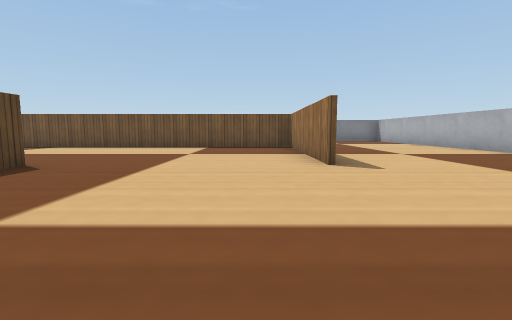
view 1 (above)

16 first-person views from a walk through a Webots world. The camera is 0.05 m above the floor, tilts 6° down and sees 85° across. The floor is counted in squares, 0.1 m on a side. Each view is taken from the middle of a square. On the plan, view 1 faces up. The plan holds only what a view shows up to about 9 squares ahead; the rest is blank. The robots in the file are not drawn. Simple shapes and patterns stand in for the simulator's stock objects.

view 2
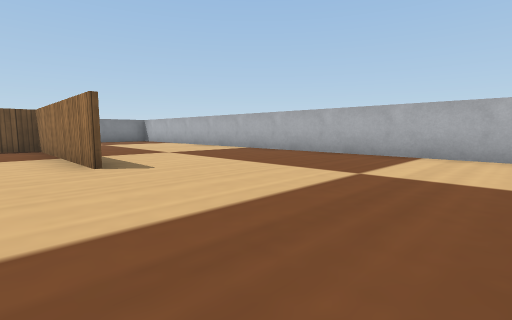

view 3
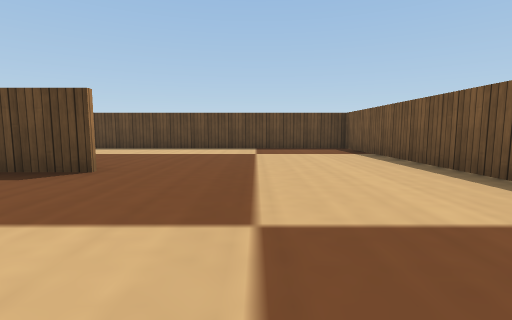

view 4
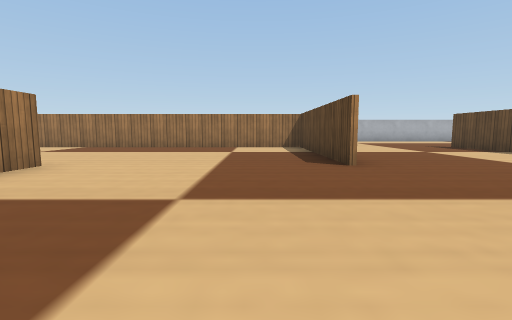

view 5
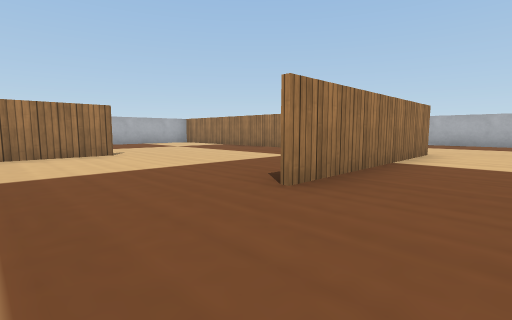

view 6
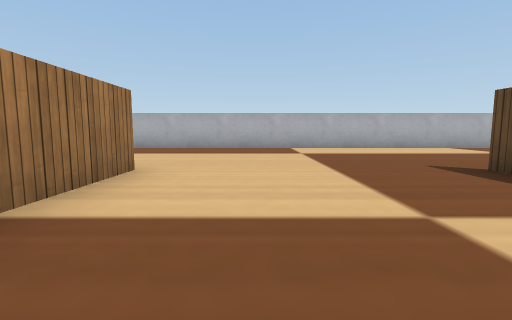

view 7
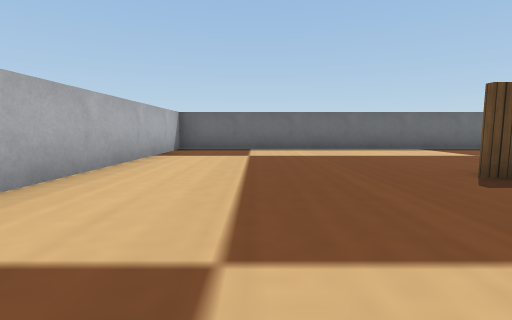

view 8
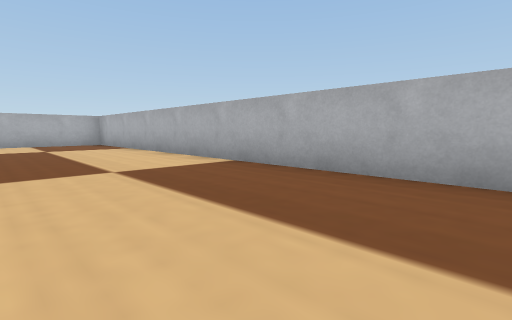

view 9
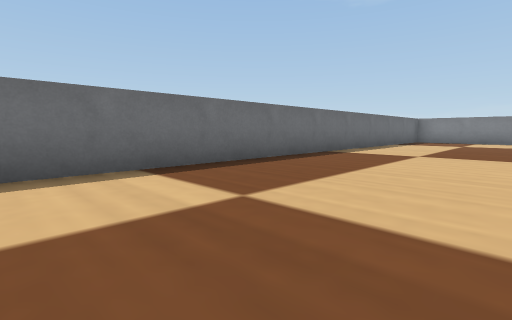

view 10
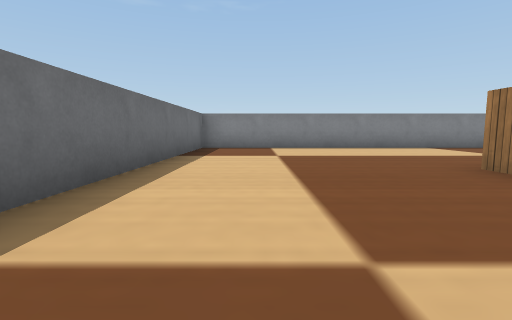

view 11
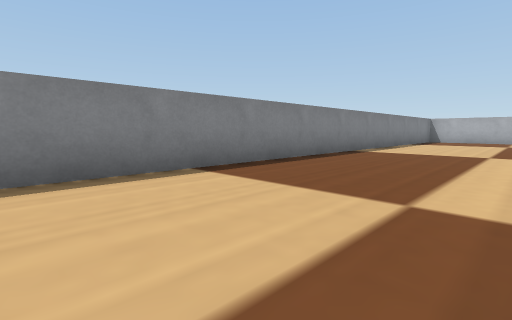

view 12
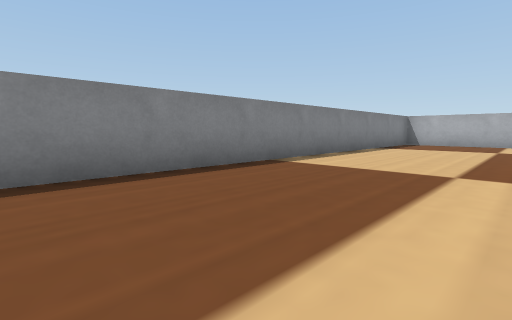

view 13
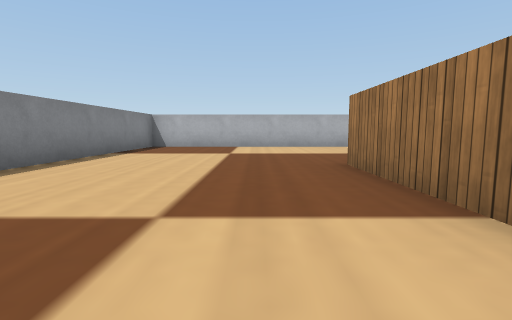

view 14
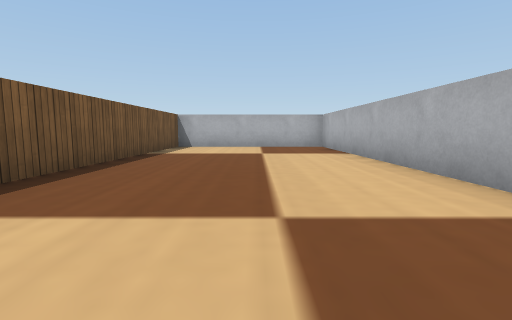

view 15
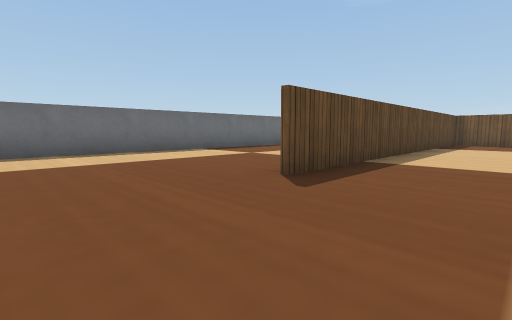

view 16
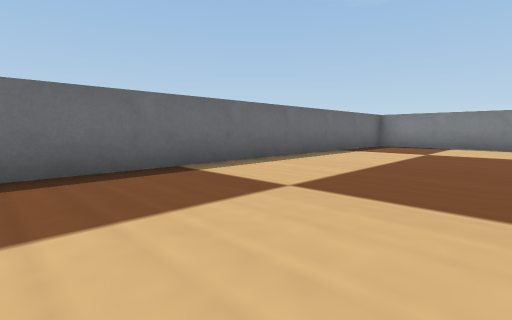

### Floor plan
Points are (right, up) in squares from view 1. A wall is a line through its corners. A room is listed if a view was taken in it or the views show most of it. See-through windows are left out.
Room 1 (views 1, 2, 3, 4, 5, 6, 7, 8, 9, 10, 11, 12, 13, 14, 15, 16)
walls: (-3.3, 4.1) (-3.3, -0.5) (4.6, -0.5); (-3.4, -0.6) (-3.4, 4.1); (1.1, 4) (1.1, 8.6) (-8, 8.6) (-8, -0.6); (-1.6, 8.6) (1.1, 8.6); (-8.1, 8.1) (-8.1, 8.7); (5.8, -0.6) (-0.5, -0.6); (-12.6, -5.1) (5.7, -5.1) (5.7, 13.2) (-12.6, 13.2) (-12.6, -5.1)

Where each view was taken, in squares from view 1:
view 1: 0 up, 0 right, facing up
view 2: 0 up, 0 right, facing up-right
view 3: 6 up, 0 right, facing left
view 4: 8 up, 2 left, facing down
view 5: 6 up, 5 left, facing down-right
view 6: 3 up, 5 left, facing down
view 7: 3 down, 5 left, facing left
view 8: 2 down, 5 left, facing down-right
view 9: 0 up, 9 left, facing up-left
view 10: 5 up, 11 left, facing up
view 11: 10 up, 8 left, facing up-right
view 12: 10 up, 5 left, facing up-right
view 13: 10 up, 3 left, facing right
view 14: 3 down, 3 left, facing right
view 15: 3 down, 6 left, facing up-left
view 16: 4 up, 9 left, facing up-left
